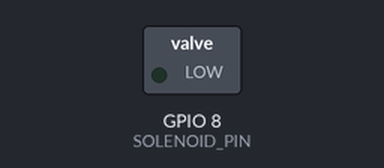
Simulated run of this sketch. Board: ESP32-S3. Shown: switched loads named in the sketch (green lamp = pin HIGH). WiFi joins after 1.5 s; servers stay silent unless stated.

Above: at 0.0 s.
At 2.71 s:
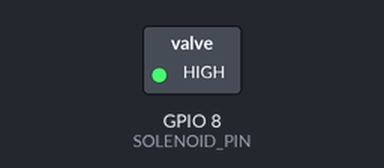
Timing chart, 0 to 4.3 s (numbered marks = the images above):
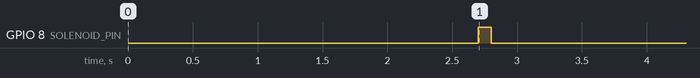

The sketch:

wristband_client.ino
```cpp
#include <WiFi.h>
#include <ArduinoJson.h>

const char* ssid = "ssid";
const char* password = "password";

const char* mqtt_server = "192.168.137.1";
const int mqtt_port = 1883;
const char* mqtt_topic = "mafia";

const int SOLENOID_PIN = 8;

const int DEVICE_ID = 4;

WiFiClient client;
bool connected = false;

void triggerSolenoid(int times) {
  for (int i = 0; i < times; i++) {
    digitalWrite(SOLENOID_PIN, HIGH);
    delay(100);
    digitalWrite(SOLENOID_PIN, LOW);
    delay(750);
  }
}

bool connectToMQTT() {
  if (client.connect(mqtt_server, mqtt_port)) {
    connected = true;
    StaticJsonDocument<200> doc;
    doc["type"] = "subscribe";
    doc["topic"] = mqtt_topic;
    String json;
    serializeJson(doc, json);
    client.print(json);
    return true;
  } else {
    connected = false;
    return false;
  }
}

void checkForMessages() {
  if (!connected || !client.available()) {
    return;
  }

  String line = client.readStringUntil('\n');
  if (line.length() > 0) {
    StaticJsonDocument<512> doc;
    DeserializationError error = deserializeJson(doc, line);

    if (!error) {
      if (doc.containsKey("payload")) {
        const char* payloadStr = doc["payload"];
        StaticJsonDocument<256> payloadDoc;
        DeserializationError payloadError = deserializeJson(payloadDoc, payloadStr);

        if (!payloadError) {
          int targetId = payloadDoc["id"];
          int tapCount = payloadDoc["taps"];

          if (targetId == DEVICE_ID) {
            if (tapCount > 0 && tapCount <= 10) {
              triggerSolenoid(tapCount);
            }
          }
        }
      }
    }
  }
}

void setup() {
  delay(1000);
  pinMode(SOLENOID_PIN, OUTPUT);
  digitalWrite(SOLENOID_PIN, LOW);
  WiFi.begin(ssid, password);

  int attempts = 0;
  while (WiFi.status() != WL_CONNECTED && attempts < 40) {
    delay(500);
    attempts++;
  }

  bool fullSuccess = false;

  if (WiFi.status() == WL_CONNECTED) {
    if (connectToMQTT()) {
      fullSuccess = true;
      triggerSolenoid(1);
    } else {
      triggerSolenoid(2);
    }
  } else {
    triggerSolenoid(2);
  }
}

void loop() {
  checkForMessages();
  static unsigned long lastCheck = 0;
  if (millis() - lastCheck > 5000) {
    lastCheck = millis();

    if (WiFi.status() != WL_CONNECTED) {
      connected = false;
      WiFi.reconnect();
    }

    if (connected && !client.connected()) {
      connected = false;
      delay(1000);
      connectToMQTT();
    }
  }

  delay(10);
}
```
